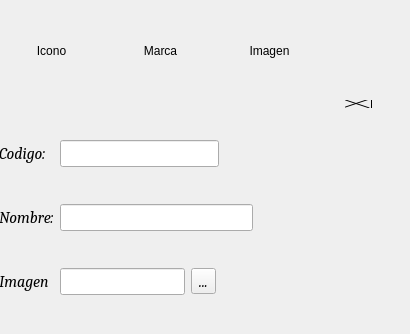
<?xml version="1.0" encoding="UTF-8"?>
<ui version="4.0">
 <class>FormEmpleadoCargo</class>
 <widget class="QDialog" name="FormEmpleadoCargo">
  <property name="geometry">
   <rect>
    <x>0</x>
    <y>0</y>
    <width>410</width>
    <height>334</height>
   </rect>
  </property>
  <property name="windowTitle">
   <string>Dialog</string>
  </property>
  <widget class="QTabWidget" name="tabWidget">
   <property name="geometry">
    <rect>
     <x>-10</x>
     <y>100</y>
     <width>382</width>
     <height>236</height>
    </rect>
   </property>
   <property name="font">
    <font>
     <family>Cambria</family>
     <pointsize>12</pointsize>
     <weight>50</weight>
     <italic>true</italic>
     <bold>false</bold>
    </font>
   </property>
   <property name="autoFillBackground">
    <bool>false</bool>
   </property>
   <property name="styleSheet">
    <string notr="true">
QTabWidget::pane { 
font: bold 14px;
   background: transparent; 
  margin: 0px,0px,0px,0px;
   border: 0px solid transparent;  
  }

QTabBar::tab {
    background: transparent;
    border: 2px solid transparent;
    border-bottom-color: transparent; /* same as the pane color */
    border-top-left-radius: 4px;
    border-top-right-radius: 4px;
    min-width: 8ex;
    padding: 2px;
}

</string>
   </property>
   <property name="tabPosition">
    <enum>QTabWidget::East</enum>
   </property>
   <property name="tabShape">
    <enum>QTabWidget::Triangular</enum>
   </property>
   <property name="currentIndex">
    <number>0</number>
   </property>
   <property name="iconSize">
    <size>
     <width>40</width>
     <height>40</height>
    </size>
   </property>
   <property name="elideMode">
    <enum>Qt::ElideMiddle</enum>
   </property>
   <property name="usesScrollButtons">
    <bool>true</bool>
   </property>
   <property name="documentMode">
    <bool>false</bool>
   </property>
   <property name="tabsClosable">
    <bool>false</bool>
   </property>
   <property name="movable">
    <bool>false</bool>
   </property>
   <widget class="QWidget" name="tab">
    <attribute name="icon">
     <iconset resource="../Recursos.qrc">
      <normaloff>:/Imagenes/iconos/add.png</normaloff>:/Imagenes/iconos/add.png</iconset>
    </attribute>
    <attribute name="title">
     <string/>
    </attribute>
    <layout class="QHBoxLayout" name="horizontalLayout_2">
     <item>
      <layout class="QGridLayout" name="gridLayout_2">
       <item row="2" column="0">
        <widget class="QLabel" name="label_3">
         <property name="font">
          <font>
           <family>Cambria</family>
           <pointsize>12</pointsize>
           <italic>true</italic>
          </font>
         </property>
         <property name="text">
          <string>Imagen</string>
         </property>
        </widget>
       </item>
       <item row="0" column="0">
        <widget class="QLabel" name="label">
         <property name="font">
          <font>
           <family>Cambria</family>
           <pointsize>12</pointsize>
           <italic>true</italic>
          </font>
         </property>
         <property name="text">
          <string>Codigo:</string>
         </property>
        </widget>
       </item>
       <item row="2" column="3" colspan="2">
        <widget class="QToolButton" name="ButtonArchivoImagen">
         <property name="font">
          <font>
           <family>Cambria</family>
           <pointsize>12</pointsize>
           <italic>true</italic>
          </font>
         </property>
         <property name="text">
          <string>...</string>
         </property>
        </widget>
       </item>
       <item row="1" column="0">
        <widget class="QLabel" name="label_2">
         <property name="font">
          <font>
           <family>Cambria</family>
           <pointsize>12</pointsize>
           <italic>true</italic>
          </font>
         </property>
         <property name="text">
          <string>Nombre:</string>
         </property>
        </widget>
       </item>
       <item row="1" column="1" colspan="4">
        <widget class="QLineEdit" name="LineNombre">
         <property name="font">
          <font>
           <family>Cambria</family>
           <pointsize>12</pointsize>
           <italic>true</italic>
          </font>
         </property>
         <property name="inputMethodHints">
          <set>Qt::ImhFormattedNumbersOnly</set>
         </property>
        </widget>
       </item>
       <item row="2" column="1" colspan="2">
        <widget class="QLineEdit" name="LineImagen">
         <property name="font">
          <font>
           <family>Cambria</family>
           <pointsize>12</pointsize>
           <italic>true</italic>
          </font>
         </property>
         <property name="readOnly">
          <bool>true</bool>
         </property>
        </widget>
       </item>
       <item row="0" column="4">
        <spacer name="horizontalSpacer">
         <property name="orientation">
          <enum>Qt::Horizontal</enum>
         </property>
         <property name="sizeType">
          <enum>QSizePolicy::Fixed</enum>
         </property>
         <property name="sizeHint" stdset="0">
          <size>
           <width>18</width>
           <height>20</height>
          </size>
         </property>
        </spacer>
       </item>
       <item row="0" column="1" colspan="3">
        <widget class="QLineEdit" name="LineCodigo">
         <property name="font">
          <font>
           <family>Cambria</family>
           <pointsize>12</pointsize>
           <italic>true</italic>
          </font>
         </property>
         <property name="inputMethodHints">
          <set>Qt::ImhNone</set>
         </property>
         <property name="readOnly">
          <bool>true</bool>
         </property>
        </widget>
       </item>
      </layout>
     </item>
     <item>
      <layout class="QVBoxLayout" name="verticalLayout_2">
       <property name="leftMargin">
        <number>0</number>
       </property>
       <item>
        <widget class="QPushButton" name="ButtonGuardar">
         <property name="text">
          <string/>
         </property>
         <property name="icon">
          <iconset resource="../Recursos.qrc">
           <normaloff>:/Imagenes/iconos/guardar.png</normaloff>:/Imagenes/iconos/guardar.png</iconset>
         </property>
         <property name="iconSize">
          <size>
           <width>40</width>
           <height>40</height>
          </size>
         </property>
         <property name="autoDefault">
          <bool>false</bool>
         </property>
         <property name="flat">
          <bool>true</bool>
         </property>
        </widget>
       </item>
       <item>
        <widget class="QPushButton" name="ButtonModificar">
         <property name="text">
          <string/>
         </property>
         <property name="icon">
          <iconset resource="../Recursos.qrc">
           <normaloff>:/Imagenes/iconos/editar.png</normaloff>:/Imagenes/iconos/editar.png</iconset>
         </property>
         <property name="iconSize">
          <size>
           <width>40</width>
           <height>40</height>
          </size>
         </property>
         <property name="autoDefault">
          <bool>false</bool>
         </property>
         <property name="default">
          <bool>false</bool>
         </property>
         <property name="flat">
          <bool>true</bool>
         </property>
        </widget>
       </item>
       <item>
        <widget class="QPushButton" name="ButtonEliminar">
         <property name="text">
          <string/>
         </property>
         <property name="icon">
          <iconset resource="../Recursos.qrc">
           <normaloff>:/Imagenes/iconos/delete.png</normaloff>:/Imagenes/iconos/delete.png</iconset>
         </property>
         <property name="iconSize">
          <size>
           <width>40</width>
           <height>40</height>
          </size>
         </property>
         <property name="flat">
          <bool>true</bool>
         </property>
        </widget>
       </item>
       <item>
        <widget class="QPushButton" name="ButtonRegresar">
         <property name="text">
          <string/>
         </property>
         <property name="icon">
          <iconset resource="../Recursos.qrc">
           <normaloff>:/Imagenes/iconos/izquierda.png</normaloff>:/Imagenes/iconos/izquierda.png</iconset>
         </property>
         <property name="iconSize">
          <size>
           <width>40</width>
           <height>40</height>
          </size>
         </property>
         <property name="flat">
          <bool>true</bool>
         </property>
        </widget>
       </item>
      </layout>
     </item>
    </layout>
   </widget>
  </widget>
  <widget class="QWidget" name="layoutWidget">
   <property name="geometry">
    <rect>
     <x>0</x>
     <y>10</y>
     <width>321</width>
     <height>82</height>
    </rect>
   </property>
   <layout class="QHBoxLayout" name="horizontalLayout">
    <property name="topMargin">
     <number>0</number>
    </property>
    <item>
     <widget class="QLabel" name="label_6">
      <property name="minimumSize">
       <size>
        <width>60</width>
        <height>80</height>
       </size>
      </property>
      <property name="text">
       <string>Icono</string>
      </property>
      <property name="alignment">
       <set>Qt::AlignCenter</set>
      </property>
     </widget>
    </item>
    <item>
     <widget class="QLabel" name="label_4">
      <property name="minimumSize">
       <size>
        <width>60</width>
        <height>80</height>
       </size>
      </property>
      <property name="text">
       <string>Marca</string>
      </property>
      <property name="alignment">
       <set>Qt::AlignCenter</set>
      </property>
     </widget>
    </item>
    <item>
     <widget class="QLabel" name="LabelImage">
      <property name="minimumSize">
       <size>
        <width>60</width>
        <height>80</height>
       </size>
      </property>
      <property name="text">
       <string>Imagen</string>
      </property>
      <property name="alignment">
       <set>Qt::AlignCenter</set>
      </property>
     </widget>
    </item>
   </layout>
  </widget>
 </widget>
 <resources>
  <include location="../Recursos.qrc"/>
 </resources>
 <connections/>
</ui>
